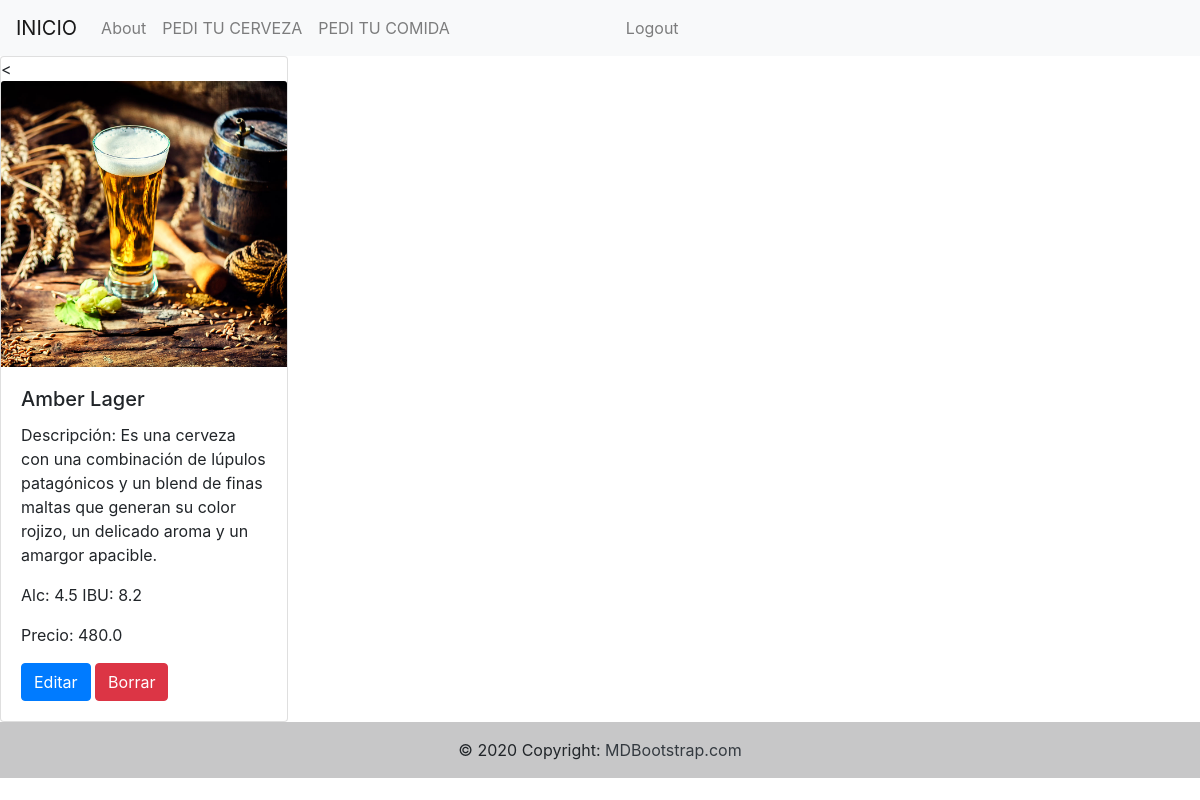
Before: /Cervezas/detalle-cerveza/1/ (signed in) with the older database file.
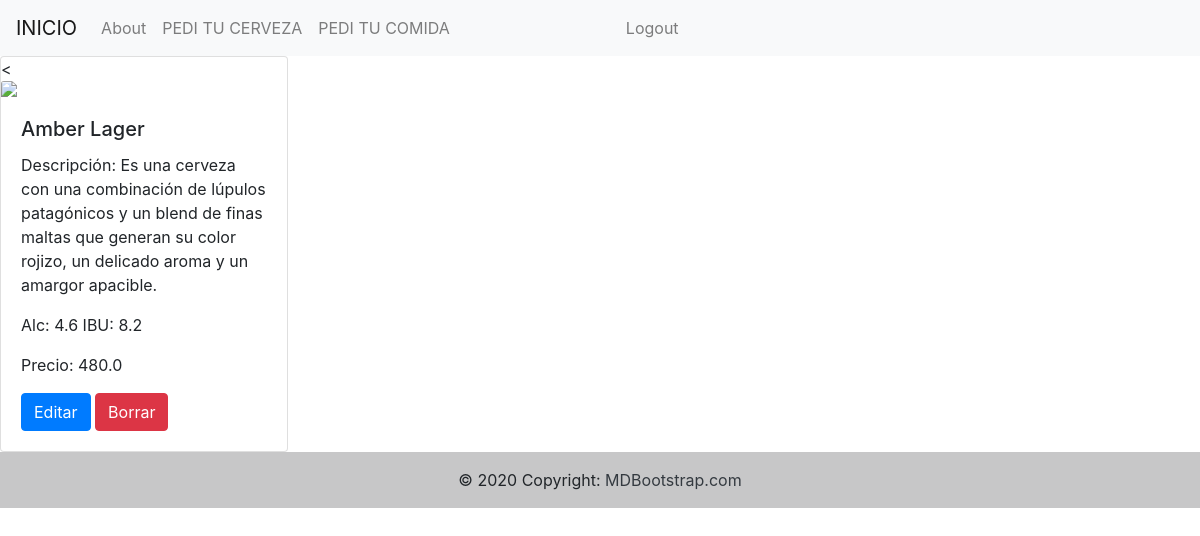
After: the same page with the newer database file.
### Cervezas/models.py (models this page shows, shortened)
class Cerveza(models.Model):
    style = models.CharField(max_length=50)
    description = models.CharField(max_length=500,null=True,blank=True)
    alcohol_volume = models.FloatField()
    IBU = models.FloatField()
    price = models.FloatField()
    image = models.ImageField(upload_to='Cervezas/', null=True, blank=True)
    class Meta:
        verbose_name = 'Cerveza'
        verbose_name_plural = 'Cervezas'

### Cervezas/views.py (the view)
# urls.py: path('detalle-cerveza/<int:pk>/',detalle_cervezas,name='detalle_cerveza')
def detalle_cervezas(request,pk):
    if request.user.is_authenticated:
        if request.method == 'GET':
            cerveza = Cerveza.objects.get(pk=pk)
            context = {'cerveza':cerveza}
            return render(request, 'Cervezas/detalle_cervezas.html', context=context)
    return redirect('login')

### Templates/Cervezas/detalle_cervezas.html (shortened to what this page needs)
{% extends 'Base.html' %}
{% block contenido_que_cambia %}
<div class="card" style="width: 18rem;">
    <{% if cerveza.image %}
    <img src="{{cerveza.image.url}}" class="card-img-top">
    {% else %}
    <img src="https://www.cervezataf.com/wp-content/uploads/2021/03/ingredientes-cerveza-artesanal.jpg" class="card-img-top">
    {% endif %}
    <div class="card-body">
        <h5 class="card-title">{{cerveza.style}}</h5>
        <p class="card-text">Descripción: {{cerveza.description}}</p>
        <p class="card-text">Alc: {{cerveza.alcohol_volume}}   IBU: {{cerveza.IBU}}</p>
        <p class="card-text">Precio: {{cerveza.price}}</p>
        {% if request.user.is_superuser %}
        <a href="/Cervezas/update-cerveza/{{cerveza.id}}/" class="btn btn-primary">Editar</a>
        <a href="/Cervezas/delete-cerveza/{{cerveza.id}}/" class="btn btn-danger">Borrar</a>
        {% endif %}
    </div>
</div>
{% endblock %}

Changed rows visible on the page:
changed Cerveza "Amber Lager": alcohol_volume "4.5" → "4.6"; image: picture removed
